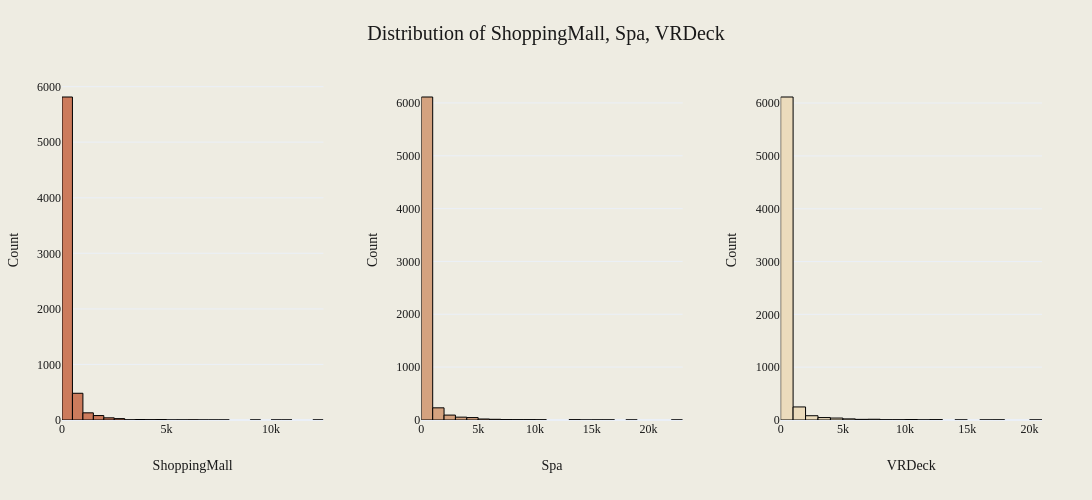

The code cell stored with this chart in its notebook:
### Markdown cell above
1. **Age:** Roughly normal distribution, peaking around 20-30 years. Slight right skew with fewer older passengers.
2. **RoomService:** Extremely right-skewed. Most passengers use little to no room service, with a long tail of high spenders.
3. **FoodCourt:** Similar to RoomService, highly right-skewed. Majority spend little, but some passengers have very high food court expenses.

### Code cell
plot_combined_histograms(
    train_data_cleaned,
    numerical_features_two,
    nbins=30,
    save_path="../images/numerical_features_two.png",
)

### Figure 1 — Plotly figure (JSON) as saved in the notebook; plotly's stock layout.template omitted (floating-point values rounded to 4 significant figures; data arrays with more than 128 entries replaced by an {"elided": "..."} marker saying what was removed)
{"data": [{"marker": {"color": "#CC7B5C", "line": {"color": "#000000", "width": 1}}, "name": "ShoppingMall", "nbinsx": 30, "type": "histogram", "x": {"elided": "6606 int values"}, "xaxis": "x", "yaxis": "y"}, {"marker": {"color": "#D4A27F", "line": {"color": "#000000", "width": 1}}, "name": "Spa", "nbinsx": 30, "type": "histogram", "x": {"elided": "6606 int values"}, "xaxis": "x2", "yaxis": "y2"}, {"marker": {"color": "#EBDBBC", "line": {"color": "#000000", "width": 1}}, "name": "VRDeck", "nbinsx": 30, "type": "histogram", "x": {"elided": "6606 int values"}, "xaxis": "x3", "yaxis": "y3"}], "layout": {"font": {"color": "#191919", "family": "Styrene A", "size": 12}, "height": 500, "margin": {"b": 80, "l": 50, "r": 50, "t": 80}, "paper_bgcolor": "#EEECE2", "plot_bgcolor": "#EEECE2", "showlegend": false, "title": {"font": {"color": "#191919", "family": "Styrene B", "size": 20}, "text": "Distribution of ShoppingMall, Spa, VRDeck", "x": 0.5}, "width": 1200, "xaxis": {"anchor": "y", "domain": [0, 0.2667], "tickfont": {"color": "#191919", "family": "Styrene A", "size": 12}, "title": {"font": {"color": "#191919", "family": "Styrene A", "size": 14}, "standoff": 25, "text": "ShoppingMall"}}, "xaxis2": {"anchor": "y2", "domain": [0.3667, 0.6333], "tickfont": {"color": "#191919", "family": "Styrene A", "size": 12}, "title": {"font": {"color": "#191919", "family": "Styrene A", "size": 14}, "standoff": 25, "text": "Spa"}}, "xaxis3": {"anchor": "y3", "domain": [0.7333, 1], "tickfont": {"color": "#191919", "family": "Styrene A", "size": 12}, "title": {"font": {"color": "#191919", "family": "Styrene A", "size": 14}, "standoff": 25, "text": "VRDeck"}}, "yaxis": {"anchor": "x", "domain": [0, 1], "tickfont": {"color": "#191919", "family": "Styrene A", "size": 12}, "title": {"font": {"color": "#191919", "family": "Styrene A", "size": 14}, "text": "Count"}}, "yaxis2": {"anchor": "x2", "domain": [0, 1], "tickfont": {"color": "#191919", "family": "Styrene A", "size": 12}, "title": {"font": {"color": "#191919", "family": "Styrene A", "size": 14}, "text": "Count"}}, "yaxis3": {"anchor": "x3", "domain": [0, 1], "tickfont": {"color": "#191919", "family": "Styrene A", "size": 12}, "title": {"font": {"color": "#191919", "family": "Styrene A", "size": 14}, "text": "Count"}}}}
